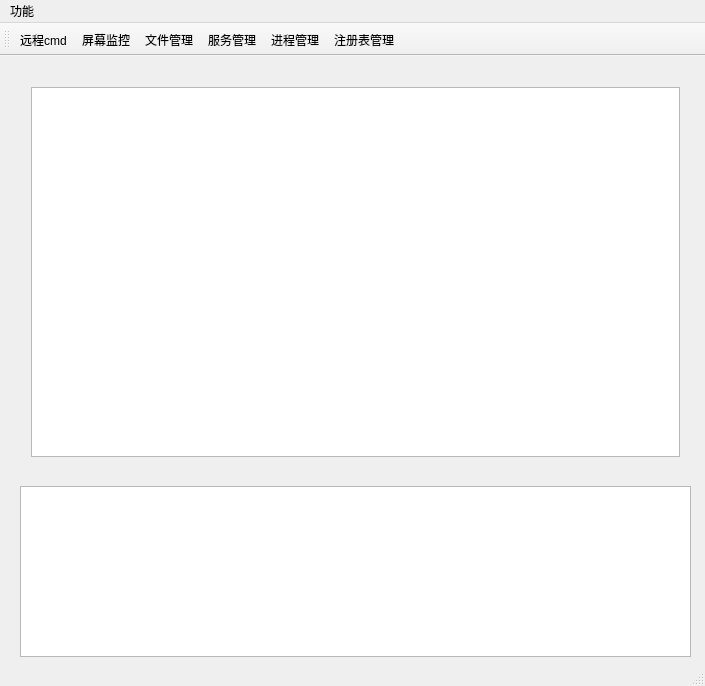
<?xml version="1.0" encoding="UTF-8"?>
<ui version="4.0">
 <class>PS_M_Wnd</class>
 <widget class="QMainWindow" name="PS_M_Wnd">
  <property name="geometry">
   <rect>
    <x>0</x>
    <y>0</y>
    <width>705</width>
    <height>686</height>
   </rect>
  </property>
  <property name="sizePolicy">
   <sizepolicy hsizetype="Expanding" vsizetype="Expanding">
    <horstretch>0</horstretch>
    <verstretch>0</verstretch>
   </sizepolicy>
  </property>
  <property name="windowTitle">
   <string>Pc_Share by 刘一刀</string>
  </property>
  <widget class="QWidget" name="centralWidget">
   <widget class="QListView" name="tv_info">
    <property name="geometry">
     <rect>
      <x>20</x>
      <y>430</y>
      <width>671</width>
      <height>171</height>
     </rect>
    </property>
   </widget>
   <widget class="QWidget" name="">
    <property name="geometry">
     <rect>
      <x>20</x>
      <y>20</y>
      <width>671</width>
      <height>392</height>
     </rect>
    </property>
    <layout class="QGridLayout" name="gridLayout">
     <item row="0" column="0">
      <widget class="QTableView" name="tv_host"/>
     </item>
    </layout>
   </widget>
  </widget>
  <widget class="QMenuBar" name="menuBar">
   <property name="geometry">
    <rect>
     <x>0</x>
     <y>0</y>
     <width>705</width>
     <height>22</height>
    </rect>
   </property>
   <widget class="QMenu" name="menu">
    <property name="title">
     <string>功能</string>
    </property>
    <addaction name="act_cmd"/>
    <addaction name="act_scr"/>
    <addaction name="separator"/>
    <addaction name="act_file"/>
    <addaction name="act_service"/>
    <addaction name="act_proc"/>
    <addaction name="act_reg"/>
   </widget>
   <addaction name="menu"/>
  </widget>
  <widget class="QToolBar" name="mainToolBar">
   <property name="sizePolicy">
    <sizepolicy hsizetype="Expanding" vsizetype="Expanding">
     <horstretch>0</horstretch>
     <verstretch>0</verstretch>
    </sizepolicy>
   </property>
   <attribute name="toolBarArea">
    <enum>TopToolBarArea</enum>
   </attribute>
   <attribute name="toolBarBreak">
    <bool>false</bool>
   </attribute>
   <addaction name="act_cmd"/>
   <addaction name="act_scr"/>
   <addaction name="act_file"/>
   <addaction name="act_service"/>
   <addaction name="act_proc"/>
   <addaction name="act_reg"/>
  </widget>
  <widget class="QStatusBar" name="statusBar"/>
  <action name="act_cmd">
   <property name="icon">
    <iconset resource="res.qrc">
     <normaloff>:/cmd</normaloff>:/cmd</iconset>
   </property>
   <property name="text">
    <string>远程cmd</string>
   </property>
  </action>
  <action name="act_scr">
   <property name="icon">
    <iconset resource="res.qrc">
     <normaloff>:/desktop</normaloff>:/desktop</iconset>
   </property>
   <property name="text">
    <string>屏幕监控</string>
   </property>
  </action>
  <action name="act_file">
   <property name="icon">
    <iconset resource="res.qrc">
     <normaloff>:/file</normaloff>:/file</iconset>
   </property>
   <property name="text">
    <string>文件管理</string>
   </property>
  </action>
  <action name="act_service">
   <property name="icon">
    <iconset resource="res.qrc">
     <normaloff>:/service</normaloff>:/service</iconset>
   </property>
   <property name="text">
    <string>服务管理</string>
   </property>
  </action>
  <action name="act_proc">
   <property name="icon">
    <iconset resource="res.qrc">
     <normaloff>:/process</normaloff>:/process</iconset>
   </property>
   <property name="text">
    <string>进程管理 </string>
   </property>
  </action>
  <action name="act_reg">
   <property name="icon">
    <iconset resource="res.qrc">
     <normaloff>:/reg</normaloff>:/reg</iconset>
   </property>
   <property name="text">
    <string>注册表管理</string>
   </property>
  </action>
 </widget>
 <layoutdefault spacing="6" margin="11"/>
 <resources>
  <include location="res.qrc"/>
 </resources>
 <connections/>
</ui>
